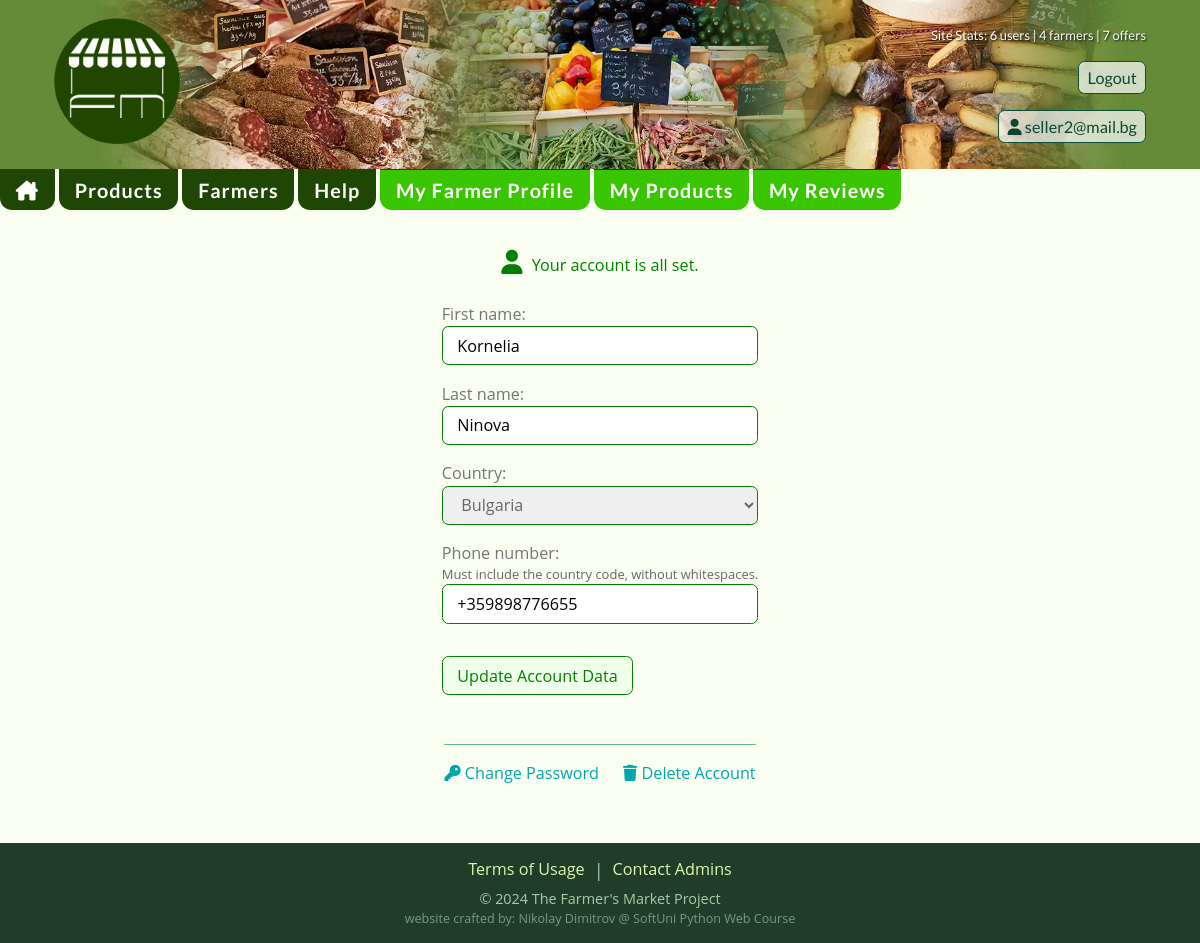
/accounts/edit/4/ (signed in), run on the app's committed database.
### accounts/models.py (models this page shows, shortened)
class AccountUser(AbstractBaseUser, PermissionsMixin):
    email = models.EmailField(
        unique=True,
        error_messages={
            'unique': _('User with this email already exists!'),
        }
    )
    is_staff = models.BooleanField(
        _("staff status"),
        default=False,
        help_text=_("Designates whether the user can log into this admin site."),
    )
    is_active = models.BooleanField(
        _("active"),
        default=True,
        help_text=_(
            "Designates whether this user should be treated as active. "
            "Unselect this instead of deleting accounts."
        ),
    )
    date_joined = models.DateTimeField(_("date joined"), default=timezone.now)
    USERNAME_FIELD = 'email'
    objects = AccountUserManager()

class Profile(models.Model):
    class EUCountries(models.TextChoices):
        AUSTRIA = 'Austria', 'Austria'
        BELGIUM = 'Belgium', 'Belgium'
        BULGARIA = 'Bulgaria', 'Bulgaria'
        CROATIA = 'Croatia', 'Croatia'
        REPUBLIC_OF_CYPRUS = 'Cyprus', 'Republic of Cyprus'
        CZECH_REPUBLIC = 'Czech Republic', 'Czech Republic'
        DENMARK = 'Denmark', 'Denmark'
        ESTONIA = 'Estonia', 'Estonia'
        FINLAND = 'Finland', 'Finland'
        FRANCE = 'France', 'France'
        GERMANY = 'Germany', 'Germany'
        GREECE = 'Greece', 'Greece'
        HUNGARY = 'Hungary', 'Hungary'
        IRELAND = 'Ireland', 'Ireland'
        ITALY = 'Italy', 'Italy'
        LATVIA = 'Latvia', 'Latvia'
        LITHUANIA = 'Lithuania', 'Lithuania'
        LUXEMBOURG = 'Luxembourg', 'Luxembourg'
        MALTA = 'Malta', 'Malta'
        NETHERLANDS = 'Netherlands', 'Netherlands'
        POLAND = 'Poland', 'Poland'
        PORTUGAL = 'Portugal', 'Portugal'
        ROMANIA = 'Romania', 'Romania'
        SLOVAKIA = 'Slovakia', 'Slovakia'
        SLOVENIA = 'Slovenia', 'Slovenia'
        SPAIN = 'Spain', 'Spain'
        SWEDEN = 'Sweden', 'Sweden'
    user = models.OneToOneField(
        to=AccountUser,
        on_delete=models.CASCADE,
        primary_key=True,
    )
    first_name = models.CharField(
        max_length=30,
        null=True,
        blank=True,
    )
    last_name = models.CharField(
        max_length=30,
        null=True,
        blank=True,
    )
    country = models.CharField(
        max_length=15,
        choices=EUCountries.choices,
        default=EUCountries.AUSTRIA,
        null=True,
        blank=True,
    )
    phone_number = models.CharField(
        max_length=16,
        validators=(
            MinLengthValidator(8),
        ),
        null=True,
        blank=True,
        help_text='Must include the country code, without whitespaces.',
    )

### accounts/views.py (the view, shortened to what this page needs)
# urls.py: path('edit/<int:pk>/', views.EditProfileView.as_view(), name='edit-user'),
class EditProfileView(LoginRequiredMixin, UserPassesTestMixin, UpdateView):
    model = Profile
    fields = 'first_name', 'last_name', 'country', 'phone_number'
    template_name = 'accounts/edit-user.html'
    def test_func(self):
        account = self.get_object()
        return account.pk == self.request.user.pk

### fMarket/context_processors.py (called while the page is built)
def seller_pk(request):
    if request.user.is_authenticated:
        try:
            seller = Seller.objects.get(account=request.user)
            return {'seller_pk': seller.pk}
        except Seller.DoesNotExist:
            pass
    return {'seller_pk': None}

def seller_approved(request):
    if request.user.is_authenticated:
        try:
            Seller.objects.get(account=request.user, approved=True)
            return {'seller_approved': True}
        except Seller.DoesNotExist:
            pass
    return {'seller_approved': False}

def account_complete(request):
    if request.user.is_authenticated:
        user = Profile.objects.get(pk=request.user)
        try:
            if (user.first_name is None or user.last_name is None
                    or user.phone_number is None or user.country is None):
                return {'account_complete': False}
        except user.DoesNotExist:
            pass
    return {'account_complete': True}

def site_stats(request):
    num_users = UserModel.objects.all().count()
    num_sellers = Seller.objects.all().count()
    num_products = Product.objects.all().count()
    data = {
        'number_of_users': num_users,
        'number_of_sellers': num_sellers,
        'number_of_products': num_products,
    }
    return data

def user_wrote_review(request):
    if not request.user.is_authenticated or not hasattr(request, 'product'):
        return {'user_wrote_review': False}
    product = request.product
    user_review_exists = Review.objects.filter(product=product, owner=request.user).exists()
    return {'user_wrote_review': user_review_exists}

### templates/accounts/edit-user.html (shortened to what this page needs)
{% extends 'base.html' %}
{% load static %}
{% block content %}
    <div class="form-container">
        {% if not account_complete %}
            <p class="site-note"><i class="fa-solid fa-triangle-exclamation"></i>
                All fields must be set for full access to site features!</p>
        {% else %}
            <p class="site-note green"><i class="fa-solid fa-user"></i>
                Your account is all set.</p>
        {% endif %}
        <form method="post">
            {{ form }}
            <div class="form-button-row">
                <button>Update Account Data</button>
            </div>
        </form>
        <div class="account-links">
            <a href="{% url 'password-change' %}" title="Change Password">
                <i class="fa-solid fa-key"></i> Change Password</a>
            <a href="{% url 'delete-account' pk=user.pk %}">
                <i class="fa-solid fa-trash"></i> Delete Account</a>
        </div>
    </div>
{% endblock %}

### templates/base.html (shortened to what this page needs)
{% load static %}
<!DOCTYPE html>
<html lang="en">
<head>
    <link rel="stylesheet" href="{% static 'css/styles.css' %}"/>
</head>
<body>
<header>
    <a href="{% url 'index' %}" title="Farmers Market - Farm Products Marketplace"
    ><img
            class="logo"
            src="{% static 'img/fm-logo.png' %}"
            alt="logo"
    /></a>
    <div class="header-right">
        <section class="site-stats">
            Site Stats: {{ number_of_users }} users | {{ number_of_sellers }} farmers | {{ number_of_products }} offers
        </section>
        {% if request.user.profile %}
            <form method="post" action="{% url 'logout' %}">
                <button type="submit">Logout</button>
            </form>
            <div class="header-links">
                <a href="{% url 'edit-user' pk=request.user.pk %}" title="Profile Details">
                    <i class="fa-solid fa-user"></i> {{ request.user.email }}</a>
            </div>
        {% else %}
            <div class="header-links">
                <a href="{% url 'login' %}" title="Login">Login</a>
                <a href="{% url 'register' %}" title="Create Account">Register</a>
            </div>
        {% endif %}
    </div>
</header>
<nav>
    <div class="nav-wrapper">
        <a href='{% url 'index' %}' title='Farmers Market home'><i class="fa-solid fa-house-chimney"></i></a>
        <a href='{% url 'products' %}' title='Products offered'>Products</a>
        <a href='{% url 'sellers' %}' title='Registered Farmers'>Farmers</a>
        <a href="{% url 'topics' %}" title="">Help</a>
        {% if seller_pk %}
            <a class="seller-button" href="{% url 'seller-details' pk=seller_pk %}" title="">My Farmer Profile</a>
            <a class="seller-button" href="{% url 'seller-products' pk=seller_pk %}" title="">My Products</a>
        {% endif %}
        {% if user.is_authenticated %}
            <a class="seller-button" href="{% url 'list-reviews' %}" title="">My Reviews</a>
        {% endif %}
    </div>
</nav>
<main>
    {% block content %}
    {% endblock %}
</main>
<footer>
    <div class="footer-links">
        <a href="{% url 'terms' %}">Terms of Usage</a> | <a href="{% url 'contact' %}">Contact Admins</a>
    </div>
    <p>© 2024 The Farmer's Market Project</p>
    <p>website crafted by: Nikolay Dimitrov @ SoftUni Python Web Course</p>
</footer>
</body>
</html>

### static/css/root.css (style rules this page uses)
html { font-family: "Lato", Verdana, sans-serif; font-size: 16px; line-height: 1.5; color: #2c2c2c; }
@media (min-width: 420px) { html { font-size: 17px; } }
@media (min-width: 1200px) { html { font-size: 18px; } }
body { background-color: #fafff1; width: 100%; }
::placeholder { font-weight: 300; }
select { color: #666666; border-radius: 0.4em; padding: 0.1em 0.2em; }
input, textarea { border-radius: 0.2em; outline: none; }
main a { color: rgb(0, 166, 172); font-weight: 700; text-decoration: none; }

### static/css/header.css (style rules this page uses)
header { width: 100%; min-height: 20vh; padding: 1em; text-align: center; display: flex; flex-direction: column; align-items: center; justify-content: space-between; gap: 0.2em; flex-wrap: wrap; background-color: rgb(101, 139, 56); }
@media (min-width: 800px) { header { background-image: url("/static/img/header-bg.webp"); background-size: cover; background-repeat: no-repeat; background-position: center; flex-direction: row; gap: 2em; padding: 1em 3em; } }
.logo { width: 7em; height: 7em; }
.header-right { font-size: 0.9em; color: rgb(255, 255, 255); display: flex; flex-direction: column; align-items: center; gap: 0.5em; }
@media (min-width: 800px) { .header-right { align-items: flex-end; gap: 1em; } }
.header-links { display: flex; flex-direction: row; align-items: flex-end; gap: 0.8em; }
.header-right a, .header-right button { display: block; padding: 0.2em 0.5em; color: rgb(12, 70, 47); background-color: rgba(255, 255, 255, 0.7); text-decoration: none; border: 1px solid rgb(12, 78, 53); border-radius: 0.4em; transition: 0.3s ease; }
.site-stats { font-size: 0.8em; width: 100%; text-align: right; color: white; text-shadow: 1px 1px 2px rgba(0, 0, 0, 0.9) }

### static/css/nav.css (style rules this page uses)
nav { min-height: 6vh; }
.nav-wrapper { font-weight: 700; font-size: 1.1em; width: 100%; max-width: 1200px; margin: 0.2em auto; display: flex; flex-direction: row; flex-wrap: wrap; gap: 0.2em; justify-content: center; }
.nav-wrapper a { padding: 0.3em 0.8em 0.2em 0.8em; text-decoration: none; letter-spacing: 0.05em; background-color: #204606; color: white; border-top: 0; border-radius: 0.6em; transition: 0.3s ease; }
.nav-wrapper a:nth-of-type(5), .nav-wrapper a:nth-of-type(6), .nav-wrapper a:nth-of-type(7) { background-color: rgb(57, 197, 0); }
@media (min-width: 800px) { .nav-wrapper { justify-content: flex-start; margin: 0 auto; } }
@media (min-width: 800px) { .nav-wrapper a { border-top: 1px solid #204606; border-radius: 0 0 0.6em 0.6em; } }

### static/css/main.css (style rules this page uses)
main { padding: 0.5em; max-width: 1200px; min-height: 56vh; margin: 0 auto; }
main p { max-width: 70ch; }
@media (min-width: 800px) { main { min-height: 63vh; } }
form .helptext { font-size: 0.8em; color: #666666; }
.form-container { font-family: "Open Sans", Verdana, sans-serif; font-size: 0.9em; width: fit-content; max-width: 40em; margin: 0 auto; display: flex; flex-direction: column; justify-content: center; align-items: center; }
.form-container form { display: flex; flex-direction: column; gap: 1em; }
.form-container form label { font-weight: 400; color: #757575; }
.form-container form input, .form-container form textarea, .form-container form select, .form-container form button { width: 100%; display: block; padding: 0.4em 0.9em; border: 1px solid green; border-radius: 0.4em; outline: none; }
.form-container form button { display: inline-block; width: fit-content; color: green; background-color: #f0ffe9; cursor: pointer; transition: 0.3s ease; margin: 1em 0; }
.form-button-row { display: flex; flex-direction: row; gap: 2em; align-items: center; }
.site-note { margin: 1.5em 0; color: orange; }
.site-note i { font-size: 1.5em; margin-right: 0.2em; }
.green { color: green; }
.account-links { display: flex; flex-direction: row; justify-content: center; gap: 1.5em; flex-wrap: wrap; margin: 2em 0; padding: 1em 0; border-top: 1px solid #64b984; }
.account-links a { font-weight: normal; }

### static/css/footer.css (style rules this page uses)
footer { font-family: "Open Sans", Verdana, sans-serif; text-align: center; color: rgb(163, 204, 167); background-color: rgb(32, 61, 42); padding: 0.8em 0.2em; width: 100%; min-height: auto; }
footer p { font-size: 0.8em; }
footer p:last-of-type { color: rgb(119, 155, 123); font-size: 0.7em; }
@media (min-width: 800px) { footer { min-height: 8vh; } }
.footer-links { display: flex; justify-content: center; gap: 0.5em; margin-bottom: 0.2em; }
.footer-links a { display: block; font-size:0.9em; color: #dff5b3; text-decoration: none; }

### data on the page
AccountUser: user.email "seller2@mail.bg"
Profile: first_name "Kornelia", last_name "Ninova", country "Bulgaria", phone_number "+359898776655"

### other printed values
{{ number_of_users }} "6"
{{ number_of_sellers }} "4"
{{ number_of_products }} "7"
